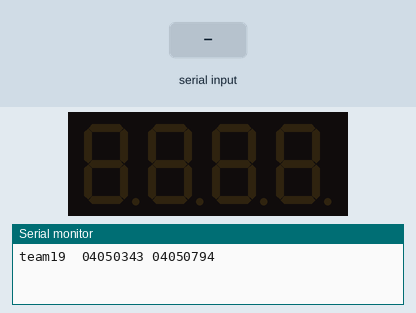
Simulated run of this sketch. Board: Arduino Uno, built with avr-gcc and run on an emulated ATmega328P. Parts: 4-digit seven-segment display, the last lines printed to the serial monitor. The inputs (shaded band) are chosen by the test bench.

Above: at 1.2 s.
1.3 s: "90,45\n" received over Serial
At 2.1 s:
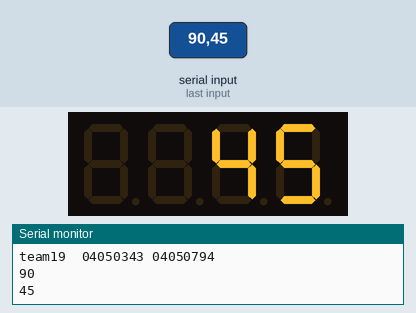
2.8 s: "30,150\n" received over Serial
At 3.5 s:
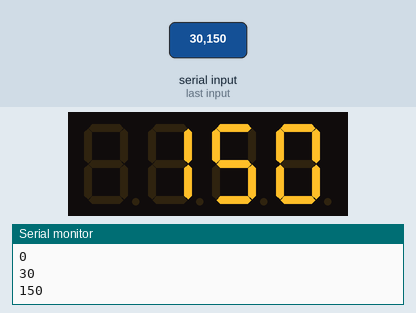
Timing chart, 0 to 5.8 s (numbered marks = the images above; inputs shaded):
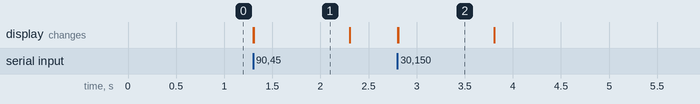

The sketch:

test.ino
```cpp
#include <SevSeg.h>
#include <Keypad.h>
SevSeg sevseg;

void setup() {
  Serial.begin(9600);
  Serial.println("team19  04050343 04050794");
   byte numDigits =4;
   byte digitPins[] = {A2,A3,A4,A5};
   byte segmentPins[] = {2,3,4,5,6,7,8,9};
   sevseg.begin(COMMON_CATHODE, numDigits, digitPins, segmentPins);

}

void loop()
{

   int val,n=0,x;
    if (Serial.available())
    {
         val = Serial.parseInt();
         if(val<=9999 && val >=0)
          {
            Serial.println(val);
            sevseg.setNumber(val);
            sevseg.refreshDisplay();
          }

        else
       {
            Serial.println("range error");
       }
    }
   else
   sevseg.refreshDisplay();


   }
```

Measured:
- after the input at 1.3 s, the display: first changes at once (image 1 shows a later state)
- after the input at 2.8 s, the display: first changes at once (image 2 shows a later state)
- what the display in image 1 shows lasts 1.0 s, from 1.3 s to 2.3 s
